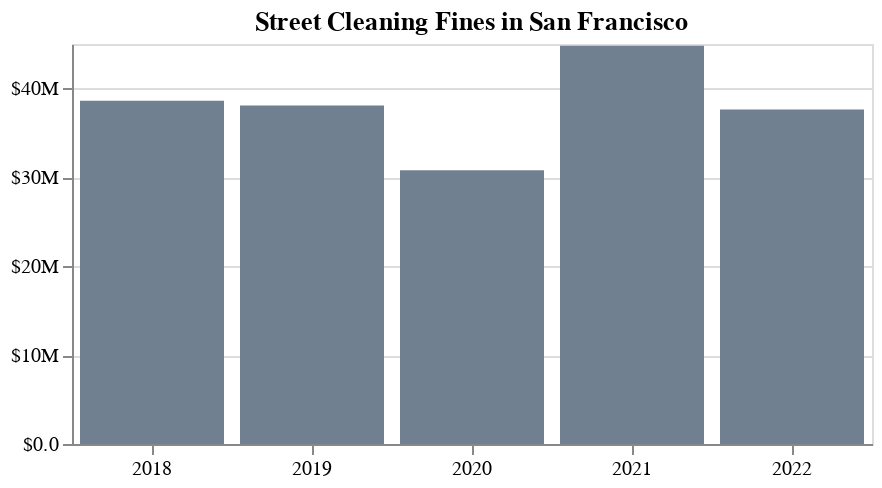

The cell this chart's notebook holds for it:
### Code cell
# Visualization, colorname: https://altair-viz.github.io/user_guide/generated/core/altair.ColorName.html
st_cleaning_year_fine['Year'] = pd.DatetimeIndex(st_cleaning_year_fine['Citation Issued DateTime']).year

alt.Chart(
    st_cleaning_year_fine,
    width=400,
    height=200
).mark_bar(color='slategray').encode(
    x=alt.X('Year:O', axis=alt.Axis(labelAngle=0, ), title=''),
    y=alt.Y('Fine Amount', axis=alt.Axis(format='$.2s'), title='')
).properties(
    title='Street Cleaning Fines in San Francisco'
)

### Figure 1 — Vega-Lite specification as saved in the notebook (floating-point values rounded to 4 significant figures)
{"$schema": "https://vega.github.io/schema/vega-lite/v4.17.0.json", "config": {"view": {"continuousHeight": 300, "continuousWidth": 400}}, "data": {"name": "data-846b8482b285be56ba66b2aa82d15ec0"}, "datasets": {"data-846b8482b285be56ba66b2aa82d15ec0": [{"Citation Issued DateTime": "2018-12-31T00:00:00", "Fine Amount": 38603690, "Year": 2018}, {"Citation Issued DateTime": "2019-12-31T00:00:00", "Fine Amount": 38083193, "Year": 2019}, {"Citation Issued DateTime": "2020-12-31T00:00:00", "Fine Amount": 30786994, "Year": 2020}, {"Citation Issued DateTime": "2021-12-31T00:00:00", "Fine Amount": 44817088, "Year": 2021}, {"Citation Issued DateTime": "2022-12-31T00:00:00", "Fine Amount": 37619221, "Year": 2022}]}, "encoding": {"x": {"axis": {"labelAngle": 0}, "field": "Year", "title": "", "type": "ordinal"}, "y": {"axis": {"format": "$.2s"}, "field": "Fine Amount", "title": "", "type": "quantitative"}}, "height": 200, "mark": {"color": "slategray", "type": "bar"}, "title": "Street Cleaning Fines in San Francisco", "width": 400}
